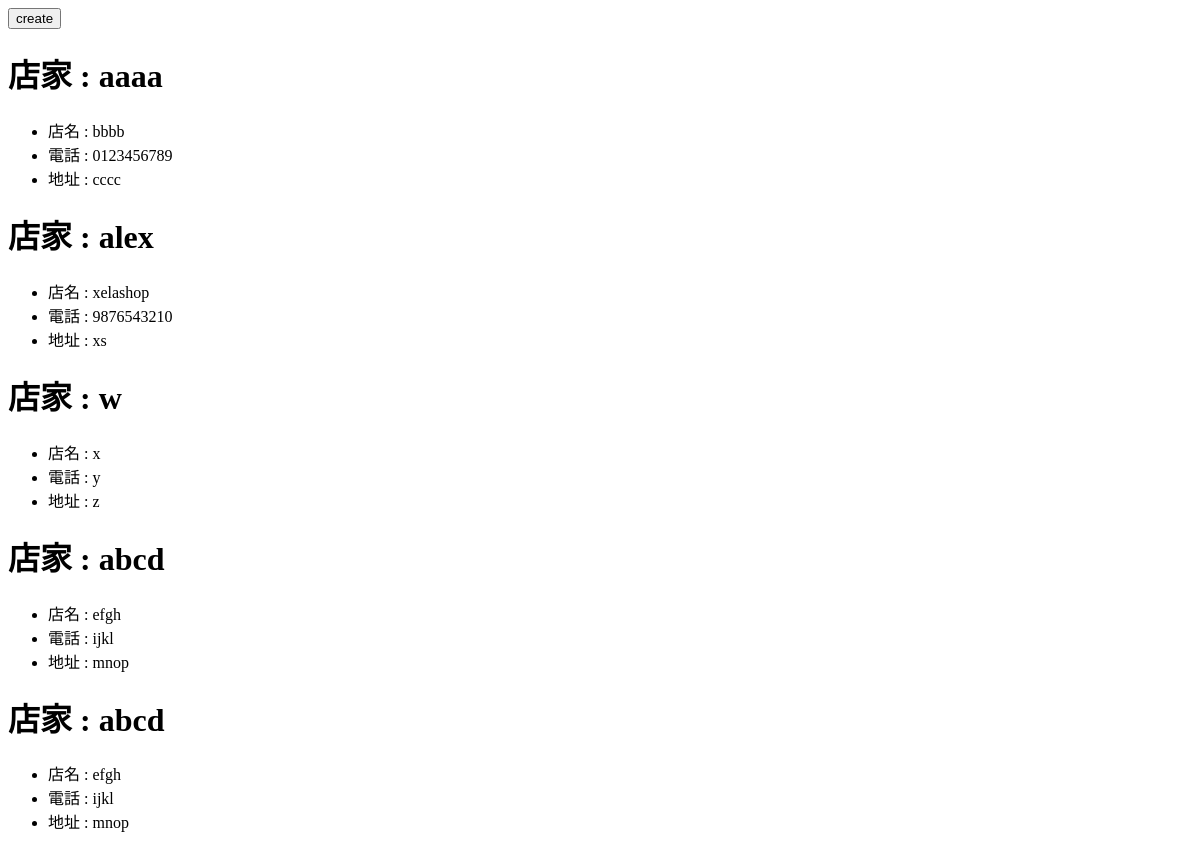
Before: /vendor/ with the older database file.
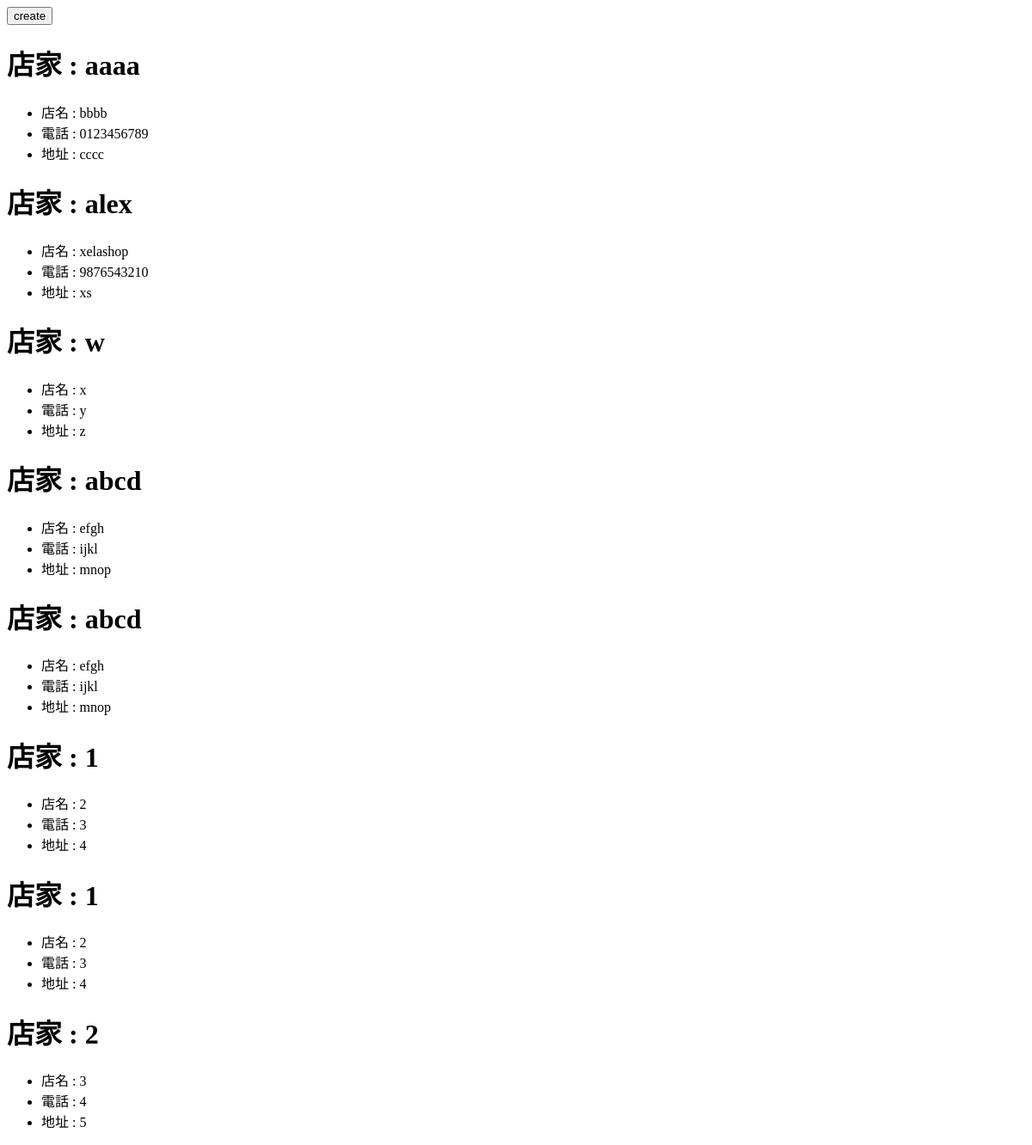
After: the same page with the newer database file.
### vendor/models.py (models this page shows, shortened)
class Vendor(models.Model):
    vendor_name = models.CharField(max_length = 20)
    store_name = models.CharField(max_length = 10)
    phone_number = models.CharField(max_length = 20)
    address = models.CharField(max_length = 100)

### vendor/views.py (the view)
# urls.py: path('', views.vendor_index, name="vendor_index"),
def vendor_index(request):
    vendor_list = Vendor.objects.all()
    context = {'vendor_list':vendor_list}
    return render(request,'vendor/vendor_detail.html',context)

### templates/vendor/vendor_detail.html (shortened to what this page needs)
{% extends "base.html" %}
{% block content%}
<button type="submit" onclick="location.href='/vendor/create'">create</button>
{% for vlist in vendor_list %}
  <h1> 店家 : {{vlist.vendor_name}} </h1>
  <ul>
    <li>店名 : {{ vlist.store_name}}</li>
    <li>電話 : {{ vlist.phone_number}}</li>
    <li>地址 : {{ vlist.address}}</li>
  </ul>
{% endfor %}
{% endblock %}

### templates/base.html (shortened to what this page needs)
<!DOCTYPE html>
<html lang="en" dir="ltr">
  <head>
  </head>
  <body>
  	{% block content %}
    {% endblock %}
  </body>
</html>

Changed rows visible on the page:
added Vendor: vendor_name "1", store_name "2", phone_number "3", address "4"
added Vendor: vendor_name "1", store_name "2", phone_number "3", address "4"
added Vendor: vendor_name "2", store_name "3", phone_number "4", address "5"
